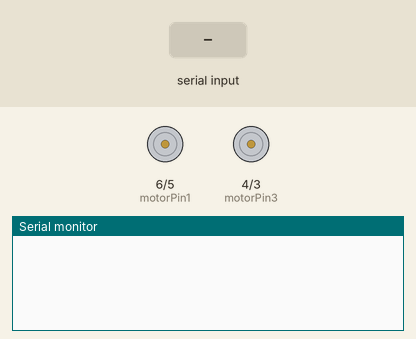
This sketch was run on a simulated Arduino Uno, built with avr-gcc and run on an emulated ATmega328P. Parts: motor-driver pin pairs drawn as motors (green arrow = first pin HIGH = forward, orange = second pin HIGH = backward, longer = more drive, scaled by the enable pin), the last lines printed to the serial monitor. The inputs (shaded band) are chosen by the test bench.

Above: at 1.2 s.
1.3 s: "l" received over Serial
At 1.8 s:
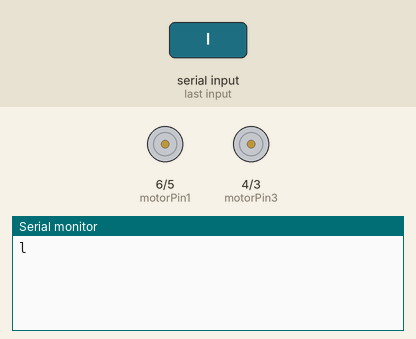
2.8 s: "r" received over Serial
At 4.0 s:
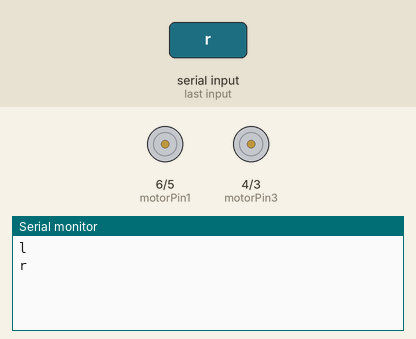
4.3 s: "g" received over Serial
At 5.3 s:
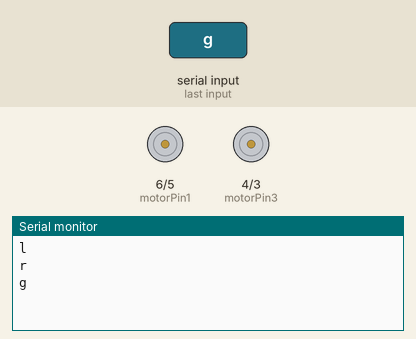

Measured:
- after the input at 1.3 s, the serial monitor: prints a new line at once (image 1)
- after the input at 2.8 s, the serial monitor: prints a new line at once (image 2)
- after the input at 4.3 s, the serial monitor: prints a new line at once (image 3)

The sketch:

Connect_Test_Motors.ino
```cpp
char receivedChar;
boolean newData = false;


//Motor A
#define motorPin1 6  // Pin 14 of L293
#define motorPin2 5  // Pin 10 of L293

#define enB 2

#define motorPin3 4  // Pin 14 of L293
#define motorPin4 3  // Pin 10 of L293

#define enA 7

void setup(){

  Serial.begin(9600);

  pinMode(motorPin1, OUTPUT);
  pinMode(motorPin2, OUTPUT);
  pinMode(enA, OUTPUT);

  pinMode(motorPin3, OUTPUT);
  pinMode(motorPin4, OUTPUT);
  pinMode(enB, OUTPUT);

}

void loop() {

  recvInfo();
  driveCar();

}

//---------------------------------Recieve Info---------------------------------

void recvInfo() {

  if (Serial.available() > 0) {

    receivedChar = Serial.read();
    newData = true;

  }
}

//----------------------------------Forward Left--------------------------------

void forwardLeft(int speed){
  digitalWrite(motorPin3, LOW);
  digitalWrite(motorPin4, HIGH);

  analogWrite(enB, speed);

}

//----------------------------------Backward Left--------------------------------

void backwardLeft(int speed){
  digitalWrite(motorPin3, HIGH);
  digitalWrite(motorPin4, LOW);

  analogWrite(enB, speed);
}

//----------------------------------Stop Left--------------------------------

void stopLeft(){
  digitalWrite(motorPin3, LOW);
  digitalWrite(motorPin4, LOW);

  analogWrite(enB, 0);
}

//----------------------------------Forward Right--------------------------------

void forwardRight(int speed){
  digitalWrite(motorPin1, LOW);
  digitalWrite(motorPin2, HIGH);

  analogWrite(enA, speed);

}

//----------------------------------Backward Right--------------------------------

void backwardRight(int speed){
  digitalWrite(motorPin1, HIGH);
  digitalWrite(motorPin2, LOW);

  analogWrite(enA, speed);
}

//----------------------------------Stop Right--------------------------------

void stopRight(){
  digitalWrite(motorPin1, LOW);
  digitalWrite(motorPin2, LOW);

  analogWrite(enA, 0);
}

//---------------------------------Drive Wheels---------------------------------
void driveCar() {

  char led = receivedChar;

  while(newData ==true) {

    Serial.println(led);

    if (led == 'l'){
        forwardRight(100);
        stopLeft();
    }

    else if (led == 'r') {
        forwardLeft(100);
        stopRight();
    }

    else if (led == 'g') {
        forwardRight(100);
        forwardLeft(100);
    }

    else if (led == 's') {
        stopLeft();
        stopRight();
    }


    newData = false;

  }
}
```
